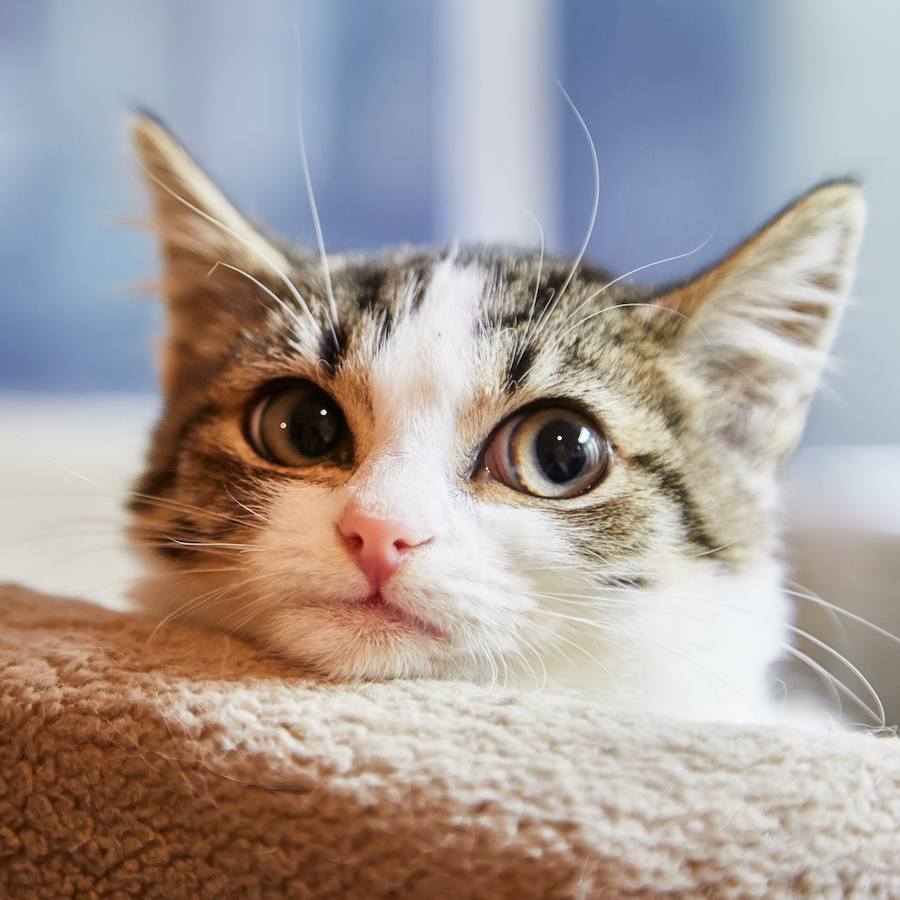
#> input picture steganography/cat.jpeg, 900 x 900 px
$ jupyter execute wulee.ipynb
#> lines starting #> are read from the running program, lines starting #| are printed output that depends on the picture
[cell 1]
import cv2
import numpy as np
import matplotlib.pyplot as plt

# Chuyển số int sang bin
def int_to_bin(rgb):
    r, g, b = rgb
    return ('{0:08b}'.format(r),
            '{0:08b}'.format(g),
            '{0:08b}'.format(b))

# Chuyển số bin sang int
def bin_to_int(rgb_bin):
     r, g, b = rgb_bin
     return (int(r,2),
             int(g,2),
             int(b,2))

# Nhập ảnh nguồn
source = cv2.imread('./cat.jpeg', cv2.IMREAD_GRAYSCALE)
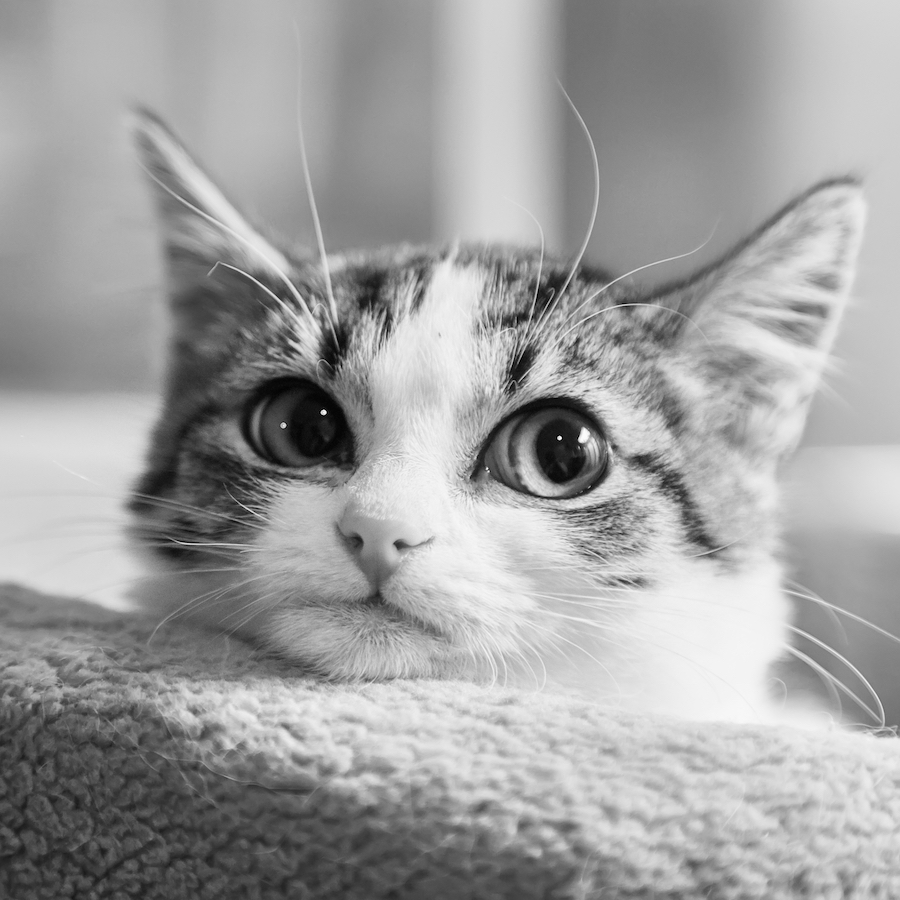
#> source: shape (900, 900); min 0, max 255, mean 160

# Nhập khóa và message
k = 8
# This is secret message from The Fallen
message = 'd'

# Vẽ trước
source_rgb = cv2.cvtColor(source, cv2.COLOR_BGR2RGB)
plt.subplot(1,2,1)
plt.imshow(source_rgb)

[cell 2]
# Kí tự dấu được tối đa - cần sửa lại vì chưa chính xác
def verify(source, message):
#> called with message = 'd'
    pixels = source.shape[0] * source.shape[1]
#> pixels = 810000
    block_size = k*k
    max_stored = int(source.shape[0] / k) * int(source.shape[1] / k)
#> max_stored = 12544
    print('Tổng số pixel:',pixels,'\nBlock size:',block_size,'\nKí tự tối đa:',int(max_stored))
#| Tổng số pixel: 810000
#| Block size: 64
#| Kí tự tối đa: 12544
    print('Message:',message,'\nTổng số kí tự message:',len(message))
    ok = len(message) <= max_stored
#> ok = True
    return {
        'pixels': pixels,
        'block_size': block_size,
        'max_stored': max_stored,
        'ok': ok
    }

[cell 3]
# [5 lines of commented-out code are left out]

[cell 4]
def string_to_bin(message):
    bin_words = []
    for c in message:
        bin_words.append('{0:08b}'.format(ord(c)))
    return bin_words

[cell 5]
def hide(source, message):
    info = verify(source,message)
#> info = {'pixels': 810000, 'block_size': 64, 'max_stored': 12544, 'ok': True}
    msg_bin = string_to_bin(message)
    print(info)
#| {'pixels': 810000, 'block_size': 64, 'max_stored': 12544, 'ok': True}
    print('msg_bin:',msg_bin)

    # Ví dụ tách block và chuyển phần tử block thành nhị phân
    block = source[0:8,0]
#> block = [143, 143, 144, 144, 144, 146, 147, 146]
    arr = np.array(['{0:08b}'.format(int(i)) for i in block]).reshape(-1,1)
    print(arr)
#| [['10001111']
#|  ['10001111']
#|  ['10010000']
#|  ['10010000']
#|  ['10010000']
#|  ['10010010']
#|  ['10010011']
#|  ['10010010']]

    # [4 lines of commented-out code are left out]


hide(source, message)


$ run again, with steganography/dog.jpg copied over steganography/cat.jpeg
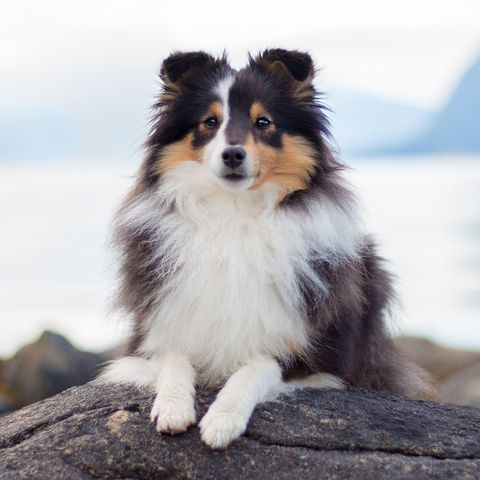
#> input picture steganography/dog.jpg, 480 x 480 px
#> `source = cv2.imread('./cat.jpeg', cv2.IMREAD_GRAYSCALE)`:
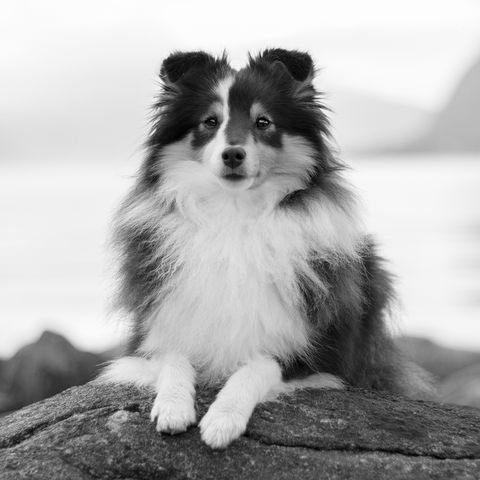
#> source: shape (480, 480); min 0, max 255, mean 172
#| Tổng số pixel: 230400
#| Block size: 64
#| Kí tự tối đa: 3600
#> info = {'pixels': 230400, 'block_size': 64, 'max_stored': 3600, 'ok': True}
#| {'pixels': 230400, 'block_size': 64, 'max_stored': 3600, 'ok': True}
#> block = [252, 252, 252, 252, 252, 252, 252, 252]
#| [['11111100']
#|  ['11111100']
#|  ['11111100']
#|  ['11111100']
#|  ['11111100']
#|  ['11111100']
#> (further printed lines are left out)

$ run again, with steganography/input_image.bmp saved as steganography/cat.jpeg
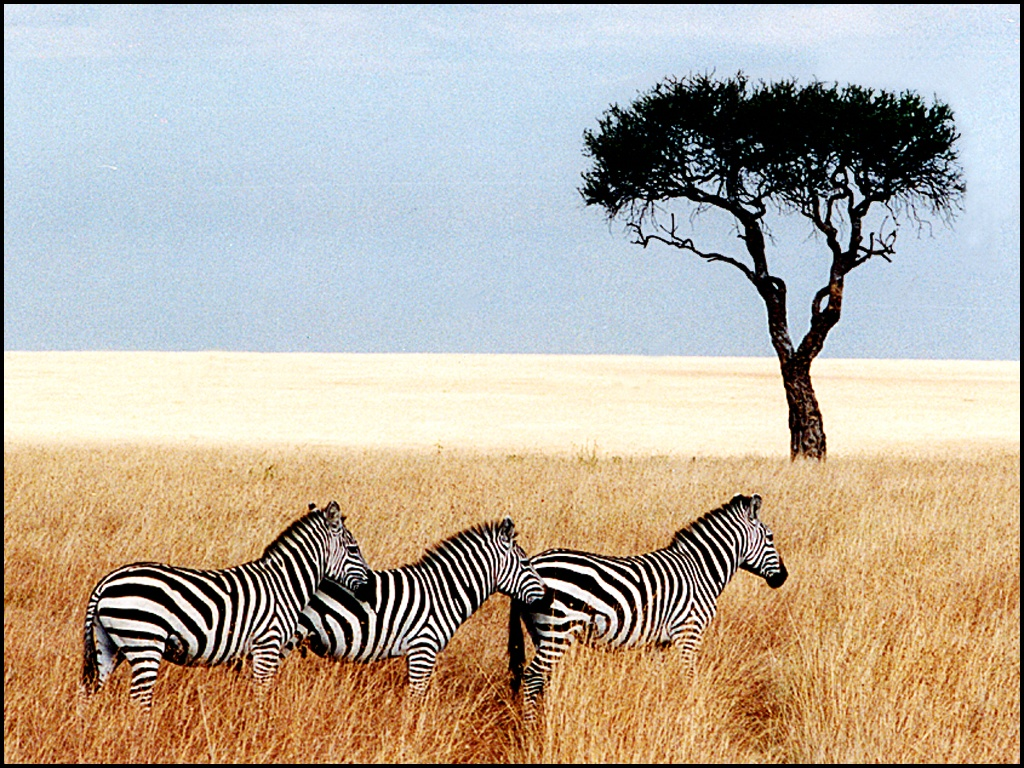
#> input picture steganography/input_image.bmp, 1024 x 768 px
#> `source = cv2.imread('./cat.jpeg', cv2.IMREAD_GRAYSCALE)`:
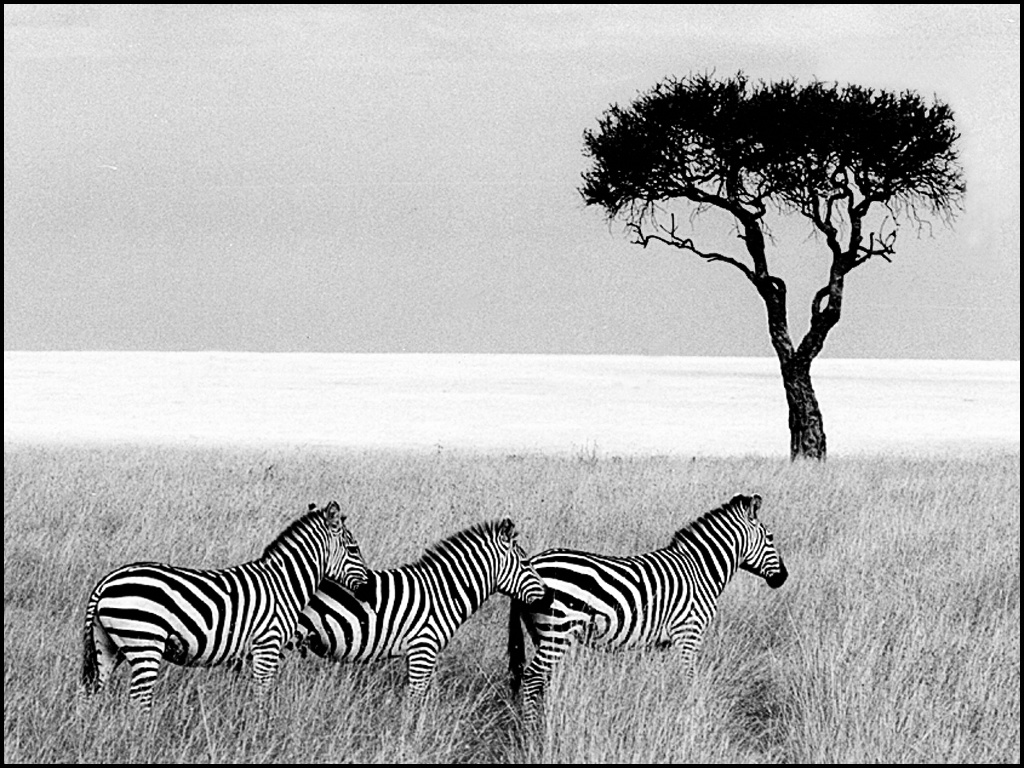
#> source: shape (768, 1024); min 0, max 255, mean 175.8
#| Tổng số pixel: 786432
#| Block size: 64
#| Kí tự tối đa: 12288
#> info = {'pixels': 786432, 'block_size': 64, 'max_stored': 12288, 'ok': True}
#| {'pixels': 786432, 'block_size': 64, 'max_stored': 12288, 'ok': True}
#> block = [0, 0, 1, 1, 1, 1, 1, 1]
#| [['00000000']
#|  ['00000000']
#|  ['00000001']
#|  ['00000001']
#|  ['00000001']
#|  ['00000001']
#> (further printed lines are left out)
